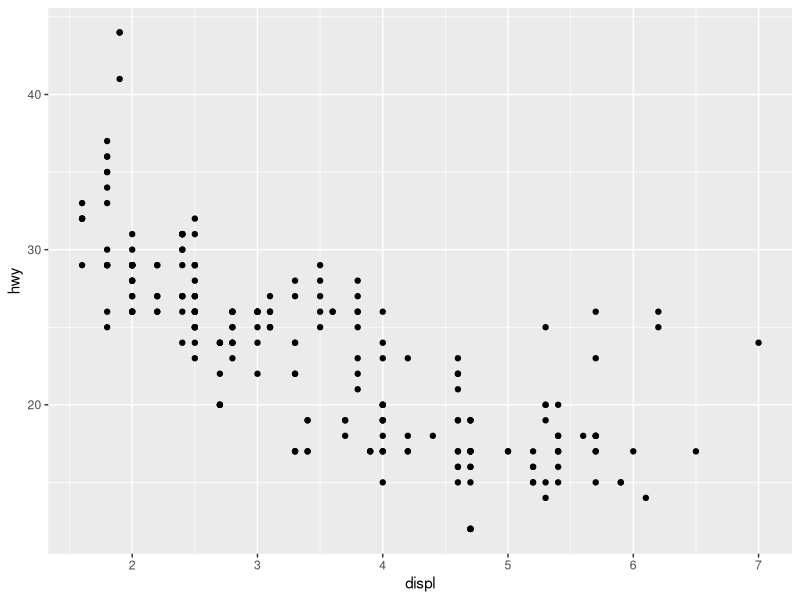
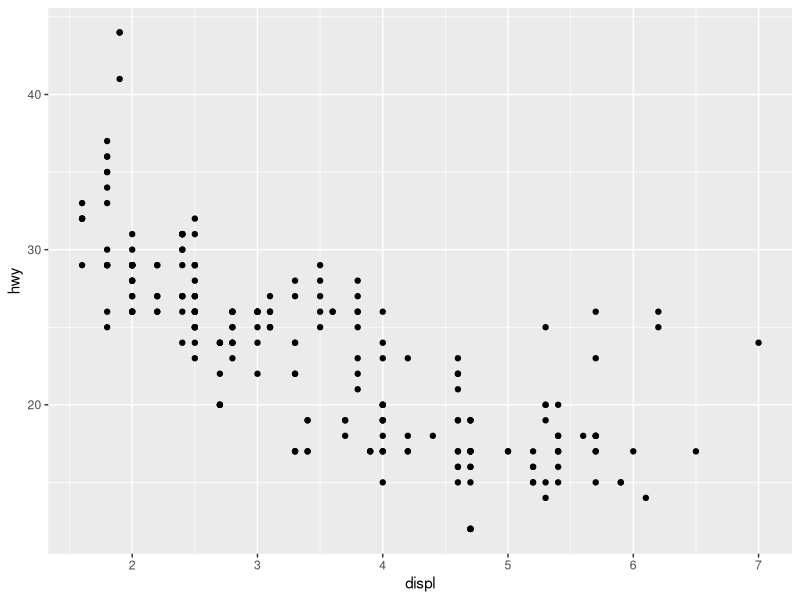
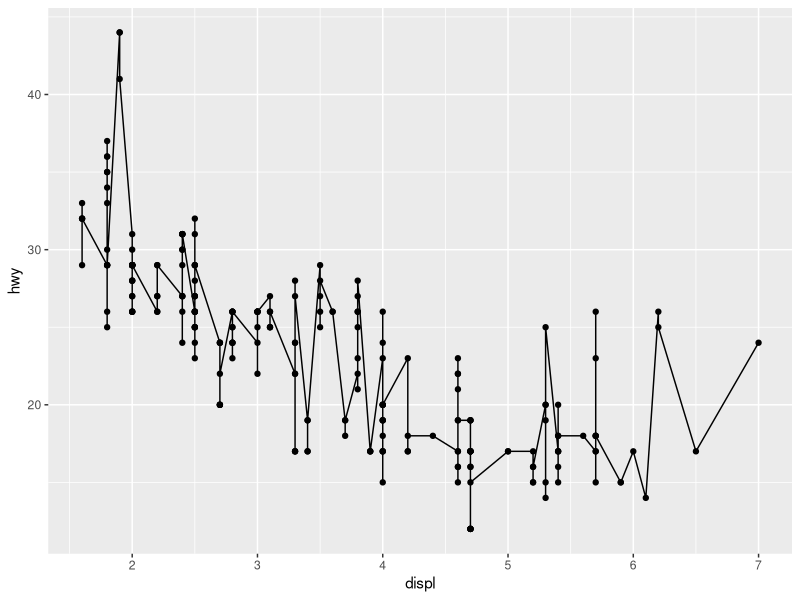
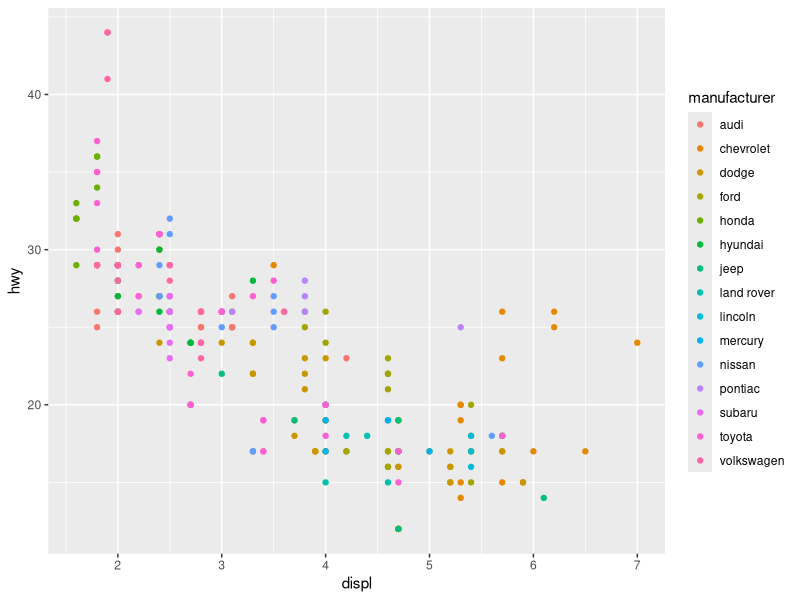
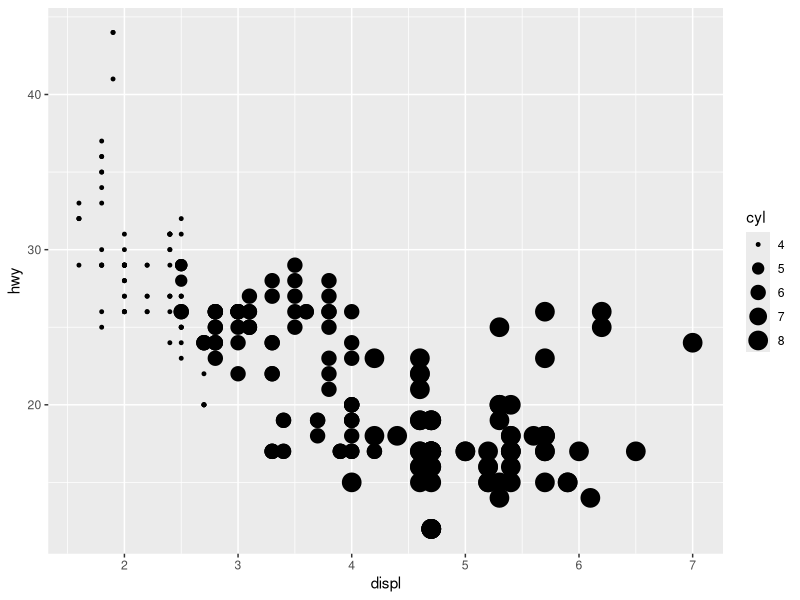
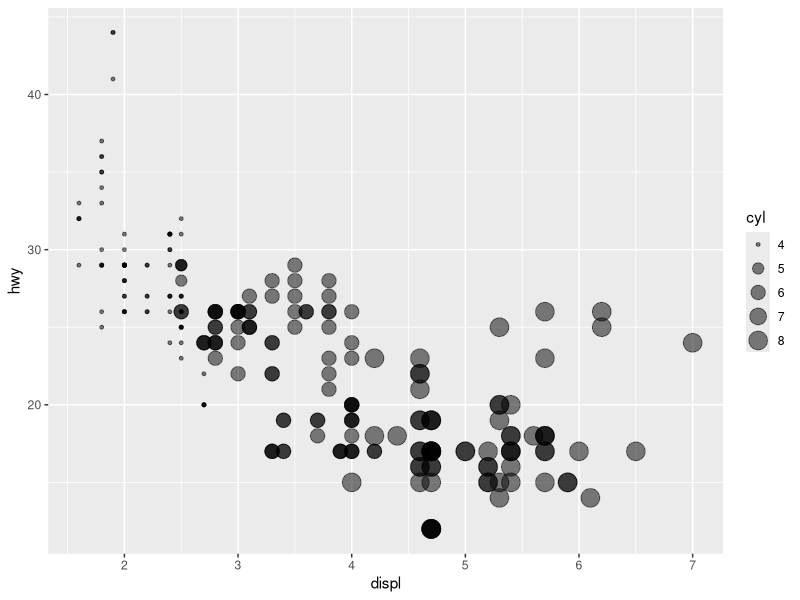
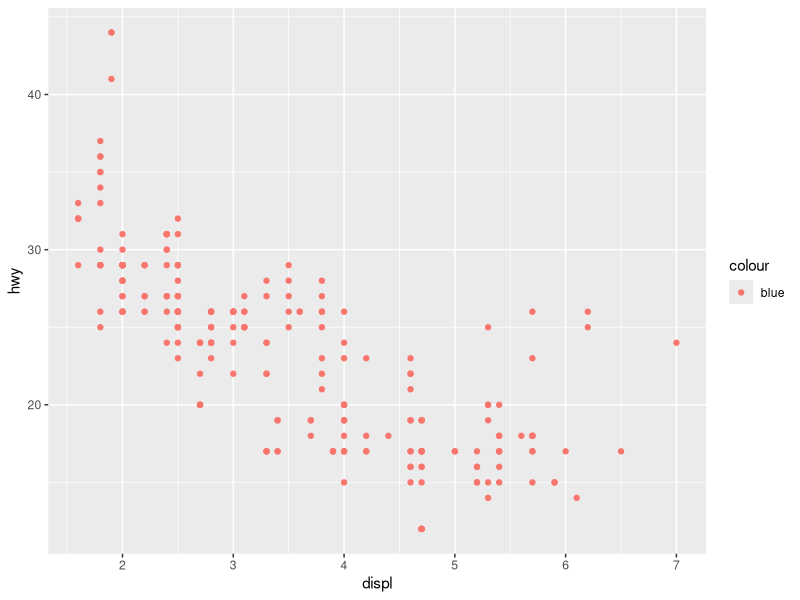
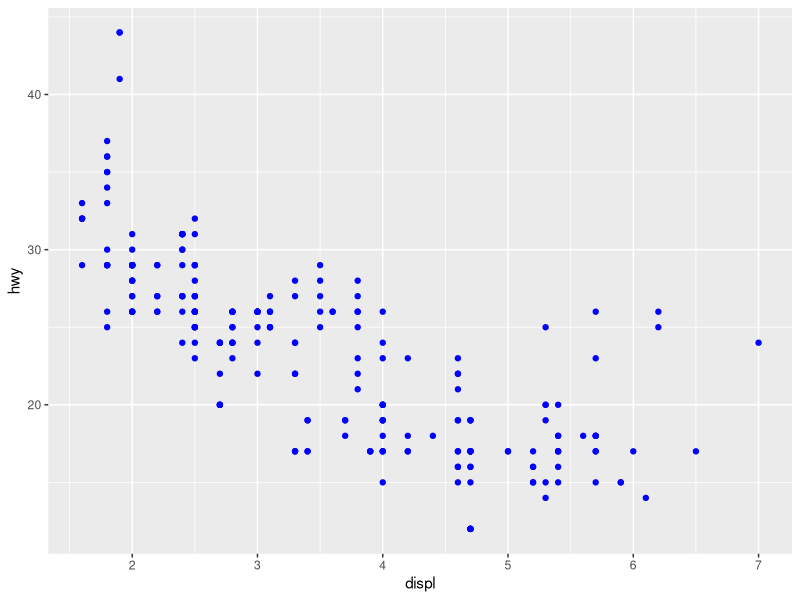

The R script that drew these images, in order:
## ---- chunk 1
knitr::opts_chunk$set(echo = TRUE, warning = FALSE, message = FALSE)
knitr::opts_knit$set(cache = TRUE)
require(ggplot2)
## ---- chunk 2
head(mpg)
## ---- chunk 3
ggplot(mpg, aes(x = displ, y = hwy)) + geom_point()
## ---- chunk 4
ggplot(mpg,   ## data
       aes(x = displ, y = hwy)) +  ## aesthetics
    geom_point() ## layer
## ---- chunk 5
ggplot(mpg, aes(x = displ, y = hwy)) + geom_point() + geom_line()
## ---- chunk 6
ggplot(mpg, aes(x = displ, y = hwy, color = manufacturer)) + geom_point()
## ---- chunk 7
ggplot(mpg, aes(x = displ, y = hwy, size = cyl)) + geom_point()
## ---- chunk 8
ggplot(mpg, aes(x = displ, y = hwy, size = cyl)) + geom_point(alpha = 0.5)
## ---- chunk 9
ggplot(mpg, aes(x = displ, y = hwy)) + geom_point(aes(color = "blue"))
ggplot(mpg, aes(x = displ, y = hwy)) + geom_point(color = "blue")
## ---- chunk 10
ggplot(mpg, aes(x = displ, y = hwy, color = cyl)) + geom_point() ## gradient scale
ggplot(mpg, aes(x = displ, y = hwy, color = factor(cyl))) + geom_point() ## discrete scale
## ---- chunk 11
ggplot(mpg, aes(x = displ, y = hwy)) + geom_point(aes(color = class))
## ---- chunk 12
ggplot(mpg, aes(x = class, y = hwy, color = class)) + geom_boxplot() + geom_point()
ggplot(mpg, aes(x = class, y = hwy)) + geom_boxplot(aes(color = class)) + geom_point()
## ---- chunk 13
g <- ggplot(mpg, aes(x = displ, y = hwy)) + geom_point() 
g ## or print(g)
g <- g + ggtitle("hwy vs displ")
g
## ---- chunk 14
ggplot(mpg, aes(x = hwy)) + geom_histogram()
ggplot(mpg, aes(x = hwy)) + geom_density()
ggplot(mpg, aes(x = hwy)) + geom_freqpoly()
## ---- chunk 15
ggplot(mpg, aes(x = hwy)) + geom_histogram(bins = 30)
ggplot(mpg, aes(x = hwy)) + geom_histogram(binwidth = 2)
## ---- chunk 16
ggplot(mpg, aes(x = hwy)) + geom_histogram(breaks = c(10, 15, 20, 25, 30, 40, 50))
## ---- chunk 17
ggplot(mpg, aes(x = hwy)) + geom_density(fill = "blue", color = "red")
ggplot(mpg, aes(x = hwy)) + geom_density(aes(fill = class))
## ---- chunk 18
ggplot(mpg, aes(x = class, y = hwy)) + geom_boxplot()
ggplot(mpg, aes(x = class, y = hwy, fill = class)) + geom_boxplot()
## ---- chunk 19
ggplot(mpg, aes(x = class, y = hwy, fill = trans)) + geom_boxplot()
## ---- chunk 20
ggplot(mpg, aes(x = class, y = hwy)) + geom_violin()
## ---- chunk 21
ggplot(mpg, aes(x = class, y = hwy)) + geom_jitter()
## control width and height of jitter
ggplot(mpg, aes(x = class, y = hwy)) + geom_jitter(width = 0.5, height = 0)
## ---- chunk 22
ggplot(mpg, aes(x = class, y = hwy)) + geom_boxplot() + geom_jitter(width = 0.5, height = 0)
## ---- chunk 23
ggplot(mpg, aes(x = manufacturer)) + geom_bar()
## ---- chunk 24
ggplot(mpg, aes(x = manufacturer, fill = class)) + geom_bar()
## ---- chunk 25
ggplot(mpg, aes(x = manufacturer, fill = class)) + geom_bar(position = "stack")
ggplot(mpg, aes(x = manufacturer, fill = class)) + geom_bar(position = "dodge")
ggplot(mpg, aes(x = manufacturer, fill = class)) + geom_bar(position = "fill")
## ---- chunk 26
d <- data.frame(group = c("a", "b", "c"), n = c(10, 25 , 14))
d
## ---- chunk 27
## error
## ggplot(d, aes(x = group, y = n)) + geom_bar()
ggplot(d, aes(x = group, y = n)) + geom_bar(stat = "identity")
## or
ggplot(d, aes(x = group, y = n)) + geom_col()
## ---- chunk 28
ggplot(mpg, aes(x = displ, y = hwy)) + geom_point() + geom_smooth()
## ---- chunk 29
ggplot(mpg, aes(x = displ, y = hwy)) + geom_point() + geom_smooth(method = "lm")
## ---- chunk 30
ggplot(mpg, aes(x = displ, y = hwy)) + geom_point() + geom_smooth(method = "lm", se = FALSE)
## ---- chunk 31
ggplot(mpg, aes(x = displ, y = hwy, color = class)) + geom_point() + geom_smooth(method = "lm", se = FALSE)
## ---- chunk 32
ggplot(mpg, aes(x = class, y = hwy)) + geom_jitter(width = 0.5, height = 0) + geom_boxplot() 
ggplot(mpg, aes(x = class, y = hwy)) + geom_boxplot() + geom_jitter(width = 0.5, height = 0) 
## ---- chunk 33
ggplot(mpg, aes(x = class, y = displ^2)) + geom_boxplot()
## ---- chunk 34
ggplot(mpg, aes(x = displ, y = hwy, color = class)) + geom_point() + scale_color_discrete(h = c(20, 150))
ggplot(mpg, aes(x = displ, y = hwy, color = class)) + geom_point() + scale_color_brewer(palette = "Set2")
ggplot(mpg, aes(x = displ, y = hwy, color = factor(cyl))) + geom_point() + scale_color_manual(values = c("blue", "black", "red", "pink"))
ggplot(mpg, aes(x = displ, y = hwy, color = factor(cyl))) + geom_point() + scale_color_manual(values = c('8' = "blue", '6' = "black", '4' = "red", '5' = "pink"))
## ---- chunk 35
ggplot(mpg, aes(x = displ, y = hwy, color = hwy)) + geom_point()

## 2 colors gradient
ggplot(mpg, aes(x = displ, y = hwy, color = hwy)) + geom_point() + scale_color_gradient(low = "green", high = "red")

## diverging color gradient, define low, mid and high colors
ggplot(mpg, aes(x = displ, y = hwy, color = hwy)) + geom_point() + scale_color_gradient2(low = "green", high = "red", mid = "black", midpoint = 25)

## n colors gradient
ggplot(mpg, aes(x = displ, y = hwy, color = hwy)) + geom_point() + scale_color_gradientn(colours = terrain.colors(10))
## ---- chunk 36
ggplot(mpg, aes(x = displ, y = hwy)) + geom_point()
ggplot(mpg, aes(x = displ, y = hwy)) + geom_point() + xlim(c(2, 6))
ggplot(mpg, aes(x = displ, y = hwy)) + geom_point() + coord_cartesian(xlim = c(2, 6))
## ---- chunk 37
ggplot(mpg, aes(x = displ)) + geom_density(fill = "gray50")
ggplot(mpg, aes(x = displ)) + geom_density(fill = "gray50") + xlim(c(2, 3))
ggplot(mpg, aes(x = displ)) + geom_density(fill = "gray50") + coord_cartesian(xlim = c(2, 3))
## ---- chunk 38
ggplot(mpg, aes(x = displ, y = hwy)) + geom_point() + coord_flip()
ggplot(mpg, aes(x = class, y = displ)) + geom_boxplot() + coord_flip()
## ---- chunk 39
ggplot(mpg, aes(x = displ, y = hwy)) + geom_point() + coord_polar()
ggplot(mpg, aes(x = class, y = displ)) + geom_boxplot() + coord_polar()
## ---- chunk 40
ggplot(mpg, aes(x = displ, y = hwy)) + geom_point() + scale_x_reverse()
## ---- chunk 41
ggplot(mpg, aes(x = displ, y = hwy)) + geom_point() + scale_x_log10() 
## ---- chunk 42
ggplot(mpg, aes(x = fl)) + geom_bar()

## change levels order 
mpg$fl2 <- factor(mpg$fl, levels = c("e", "p", "d", "r", "c"))
ggplot(mpg, aes(x = fl2)) + geom_bar()

## or use xlim
ggplot(mpg, aes(x = fl)) + geom_bar() + xlim(c("e", "p", "d", "r", "c"))
## ---- chunk 43
ggplot(mpg, aes(x = displ, y = hwy)) + geom_point() + theme_bw()
ggplot(mpg, aes(x = displ, y = hwy)) + geom_point() + theme_minimal()
ggplot(mpg, aes(x = displ, y = hwy)) + geom_point() + theme_dark()
## ---- chunk 44
ggplot(mpg, aes(x = displ, y = hwy)) + geom_point() + theme(panel.background = element_rect(fill = "wheat"), axis.text = element_text(size = 20))
## ---- chunk 45
my_theme <- function() theme_bw() %+replace% theme(panel.background = element_rect(fill = "wheat"))
g
g + my_theme()
## ---- chunk 46
ggplot(mpg, aes(x = displ, y = hwy)) + geom_point() + facet_wrap(~class)
ggplot(mpg, aes(x = displ, y = hwy)) + geom_point() + facet_grid(.~class)
ggplot(mpg, aes(x = displ, y = hwy)) + geom_point() + facet_grid(class~drv)
## ---- chunk 47
ggplot(mpg, aes(x = displ, y = hwy)) + geom_point() + facet_wrap(~class, ncol = 2)
ggplot(mpg, aes(x = displ, y = hwy)) + geom_point() + facet_wrap(~class, scales = "free")
ggplot(mpg, aes(x = displ, y = hwy)) + geom_point() + facet_wrap(~class, scales = "free_x")
## ---- chunk 48
ggplot(mpg, aes(x = displ, y = hwy)) + geom_point() + geom_smooth() + facet_grid(~drv)
## ---- chunk 49
ggplot(mpg, aes(x = displ, y = hwy)) + geom_point() + facet_wrap(~cut_interval(cty, 4))
## ---- chunk 50
ggplot(mpg, aes(x = displ, y = hwy)) + geom_point() + geom_hline(yintercept = 20)
ggplot(mpg, aes(x = displ, y = hwy)) + geom_point() + geom_vline(xintercept = 4.5)
ggplot(mpg, aes(x = displ, y = hwy)) + geom_point() + geom_abline(slope = -2, intercept = 35)
## ---- chunk 51
ggplot(mpg, aes(x = displ, y = hwy)) + geom_point() + annotate(x = 4, y = 30, geom = "point", color = "red", size = 4)
ggplot(mpg, aes(x = displ, y = hwy)) + geom_point() + annotate(x = 4, y = 30, geom = "label", label = "annotation") 
## ---- chunk 52
d_annot <- data.frame(xpos = c(2, 5, 8), ypos = c(20, 25, 40), lab = c("lab1", "lab2", "lab3"))
ggplot(mpg, aes(x = displ, y = hwy)) + geom_point() + geom_label(aes(x = xpos, y = ypos, label = lab), data = d_annot)
## ---- chunk 53
my_var <- "displ"
ggplot(mpg, aes(x = my_var, y = hwy)) + geom_point()
ggplot(mpg, aes_string(x = my_var, y = "hwy")) + geom_point()
